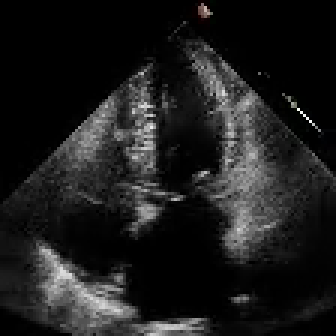
#> input picture frame 17 of Labs/lab02/task3/data/sample_echo.mp4, 112 x 112 px (shown 3 times larger)
$ jupyter execute realtime_echo.ipynb
#> lines starting #> are read from the running program, lines starting #| are printed output that depends on the picture
#> further down, frame is the input picture: shape (112, 112, 3); mean B, G, R 28.6, 28.7, 28.7
# Task 3: Real-Time Echocardiogram Video Analysis

This notebook builds a real-time OpenCV pipeline that captures each frame
of an echocardiogram .mp4 video, applies mathematical enhancements, and
displays the corrected feed live alongside the raw feed.

[cell 1]
import cv2
import numpy as np
import os

# Create output directory
os.makedirs('output', exist_ok=True)

## 1. Video Capture Setup
Initialize `cv2.VideoCapture()` to read from the provided ultrasound
`.mp4` file rather than a webcam.

[cell 2]
cap = cv2.VideoCapture('data/sample_echo.mp4')

if not cap.isOpened():
    raise FileNotFoundError("Could not open data/sample_echo.mp4")

fps = cap.get(cv2.CAP_PROP_FPS)
frame_count = int(cap.get(cv2.CAP_PROP_FRAME_COUNT))
width = int(cap.get(cv2.CAP_PROP_FRAME_WIDTH))
height = int(cap.get(cv2.CAP_PROP_FRAME_HEIGHT))

print(f"Video Properties:")
print(f"  Resolution : {width} x {height}")
print(f"  FPS        : {fps}")
print(f"  Frames     : {frame_count}")

## 2. Enhancement Functions
Define helper functions for each processing step applied to every frame.

[cell 3]
def apply_histogram_equalization(frame_gray):
    """Apply histogram equalization to combat murky ultrasound contrast."""
    return cv2.equalizeHist(frame_gray)
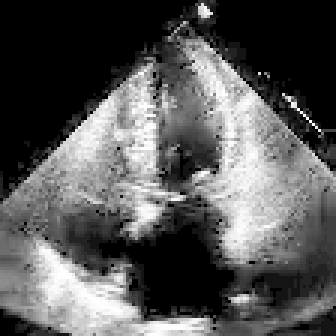
#> returned value: shape (112, 112) (shown 3 times larger); min 0, max 255, mean 87.2


def apply_colormap(frame_gray):
    """Convert to a colored heatmap (COLORMAP_JET) to highlight blood flow."""
    return cv2.applyColorMap(frame_gray, cv2.COLORMAP_JET)


def apply_color_balance(frame_bgr):
    """Apply Gray World color balance adjustment."""
    frame_float = frame_bgr.astype(np.float64)
    channel_means = frame_float.mean(axis=(0, 1))
    overall_mean = channel_means.mean()
    balanced = np.zeros_like(frame_float)
    for i in range(3):
        if channel_means[i] > 0:
            balanced[:, :, i] = frame_float[:, :, i] * (overall_mean / channel_means[i])
    return np.clip(balanced, 0, 255).astype(np.uint8)


def apply_log_transform(frame_gray):
    """Apply logarithmic transformation to reveal dark heart chamber regions."""
    img_float = frame_gray.astype(np.float64)
    max_val = img_float.max()
#> max_val = 255
    if max_val == 0:
        return frame_gray
    c = 255.0 / np.log(1 + max_val)
#> c = 45.99
    log_img = c * np.log(1 + img_float)
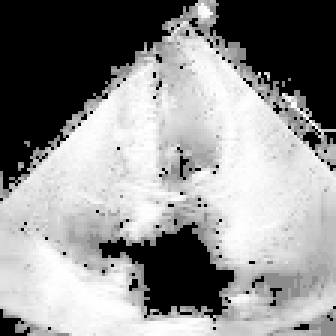
#> log_img: shape (112, 112) float64 (shown 3 times larger); min 0, max 255, mean 144
    return np.clip(log_img, 0, 255).astype(np.uint8)


def apply_gamma_transform(frame_gray, gamma=0.6):
    """Apply power-law transformation to suppress backscatter noise."""
#> called with gamma = 0.6
    normalized = frame_gray.astype(np.float64) / 255.0
    corrected = np.power(normalized, gamma)
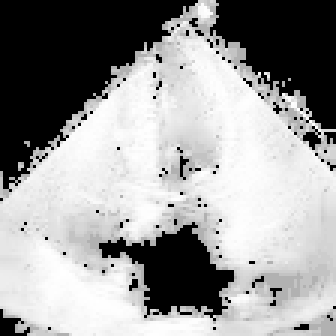
#> corrected: shape (112, 112) float64 (shown 3 times larger); min 0, max 1, mean 0.602
    return (corrected * 255).astype(np.uint8)


def process_frame(frame):
    """Apply the full enhancement pipeline to a single frame."""
    # Convert to grayscale
    gray = cv2.cvtColor(frame, cv2.COLOR_BGR2GRAY)

    # Step 1: Histogram Equalization
    equalized = apply_histogram_equalization(gray)

    # Step 2: Logarithmic Transformation (on equalized)
    log_img = apply_log_transform(equalized)

    # Step 3: Power-Law / Gamma Transformation
    gamma_img = apply_gamma_transform(log_img, gamma=0.6)

    # Step 4: Color Heatmap (COLORMAP_JET)
    heatmap = apply_colormap(gamma_img)
#> in apply_colormap, `return cv2.applyColorMap(frame_gray, cv2.COLORMAP_JET)`:
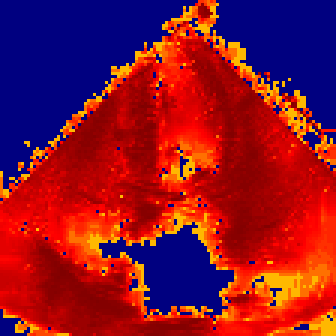
#> returned value: shape (112, 112, 3) (shown 3 times larger); mean of channels 0, 1, 2 42.1, 19, 138.1; drawn as B, G, R

    # Step 5: Color Balance
    balanced = apply_color_balance(heatmap)
#> in apply_color_balance, `channel_means = frame_float.mean(axis=(0, 1))`: channel_means = [42.11, 18.99, 138.1]
#> in apply_color_balance, `overall_mean = channel_means.mean()`: overall_mean = 66.4
#> after the loop in apply_color_balance, `for i in range(3):`:
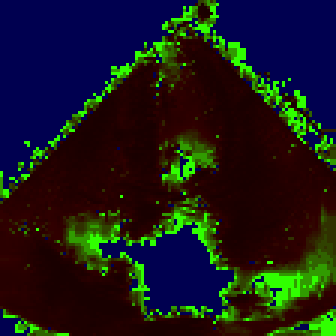
#> balanced: shape (112, 112, 3) float64 (shown 3 times larger); mean of channels 0, 1, 2 66.4, 66.4, 66.4; drawn with min black and max white
#> in apply_color_balance, `return np.clip(balanced, 0, 255).astype(np.uint8)`:
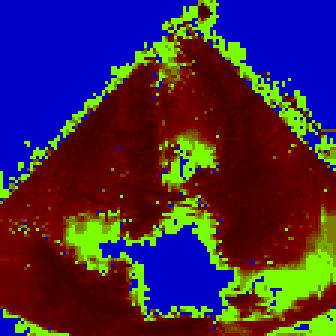
#> returned value: shape (112, 112, 3) (shown 3 times larger); mean of channels 0, 1, 2 66.1, 40.6, 66.1; drawn as B, G, R

    return balanced

## 3. Real-Time Video Processing Loop
Start a `while` loop to extract frames continuously. For every individual
frame, apply the full enhancement pipeline and concatenate the raw and
enhanced frames side-by-side.

Press **q** to exit the video loop.

[cell 4]
sample_saved = False
frame_idx = 0

while cap.isOpened():
    ret, frame = cap.read()
    if not ret:
        break

    # Apply the full enhancement pipeline
    enhanced = process_frame(frame)

    # Resize enhanced to match original frame dimensions (if needed)
    enhanced_resized = cv2.resize(enhanced, (frame.shape[1], frame.shape[0]))

    # Concatenate raw and enhanced side-by-side (Monitoring Array)
    side_by_side = np.hstack([frame, enhanced_resized])
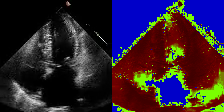
#> side_by_side: shape (112, 224, 3); mean B, G, R 47.4, 34.6, 47.4

    # Add labels
    cv2.putText(side_by_side, 'RAW', (10, 30),
                cv2.FONT_HERSHEY_SIMPLEX, 0.4, (0, 255, 0), 1)
    cv2.putText(side_by_side, 'ENHANCED', (frame.shape[1] + 10, 30),
                cv2.FONT_HERSHEY_SIMPLEX, 0.4, (0, 255, 0), 1)
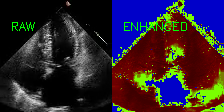
#> side_by_side: shape (112, 224, 3); mean B, G, R 46.8, 37, 47

    # Display
    cv2.imshow('Echocardiogram — Raw vs Enhanced', side_by_side)

    # Save a sample output frame (first frame)
    if not sample_saved:
        cv2.imwrite('output/sample_side_by_side.png', side_by_side)
        sample_saved = True
        print("Saved sample frame to output/sample_side_by_side.png")

    # Save additional sample at middle of video
    if frame_idx == frame_count // 2:
        cv2.imwrite('output/sample_mid_frame.png', side_by_side)
        print("Saved mid-video frame to output/sample_mid_frame.png")

    frame_idx += 1

    # Press 'q' to exit
    if cv2.waitKey(int(1000 / max(fps, 1))) & 0xFF == ord('q'):
#> (key q is pressed here)
        break

cap.release()
cv2.destroyAllWindows()

print(f"\nProcessed {frame_idx} frames total.")
print("Output frames saved in output/ directory.")

$ run again, starting later in the video
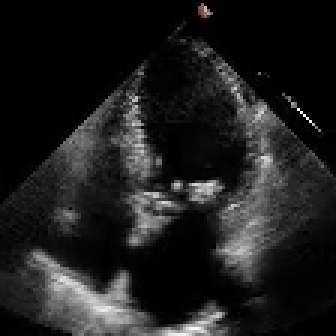
#> input picture frame 78 of Labs/lab02/task3/data/sample_echo.mp4, 112 x 112 px (shown 3 times larger)
#> frame is the input picture: shape (112, 112, 3); mean B, G, R 30.1, 30.1, 30.1
#> max_val = 255
#> c = 45.99
#> in apply_colormap, `return cv2.applyColorMap(frame_gray, cv2.COLORMAP_JET)`:
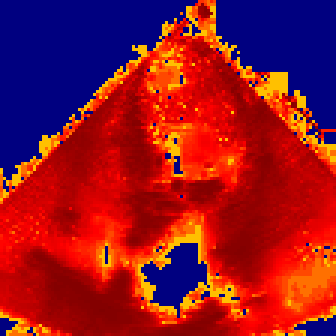
#> returned value: shape (112, 112, 3) (shown 3 times larger); mean of channels 0, 1, 2 37.1, 20.3, 146.1; drawn as B, G, R
#> channel_means = [37.14, 20.27, 146.1]
#> overall_mean = 67.82
#> `cv2.putText(side_by_side, 'ENHANCED', (frame.shape[1] + 10, 30), cv2.F..`:
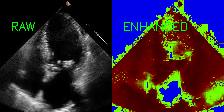
#> side_by_side: shape (112, 224, 3); mean B, G, R 48.2, 38.1, 48.4

$ run again, starting later in the video
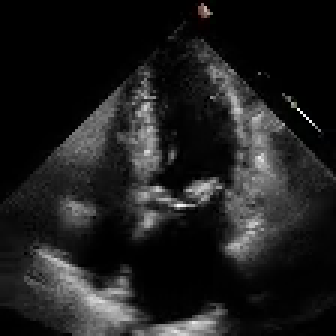
#> input picture frame 139 of Labs/lab02/task3/data/sample_echo.mp4, 112 x 112 px (shown 3 times larger)
#> frame is the input picture: shape (112, 112, 3); mean B, G, R 29.8, 29.9, 29.9
#> max_val = 255
#> c = 45.99
#> in apply_colormap, `return cv2.applyColorMap(frame_gray, cv2.COLORMAP_JET)`:
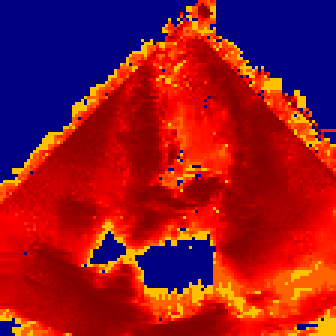
#> returned value: shape (112, 112, 3) (shown 3 times larger); mean of channels 0, 1, 2 36.8, 19.8, 146.7; drawn as B, G, R
#> channel_means = [36.8, 19.84, 146.7]
#> overall_mean = 67.77
#> `cv2.putText(side_by_side, 'ENHANCED', (frame.shape[1] + 10, 30), cv2.F..`:
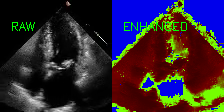
#> side_by_side: shape (112, 224, 3); mean B, G, R 48.1, 38.3, 48.2
